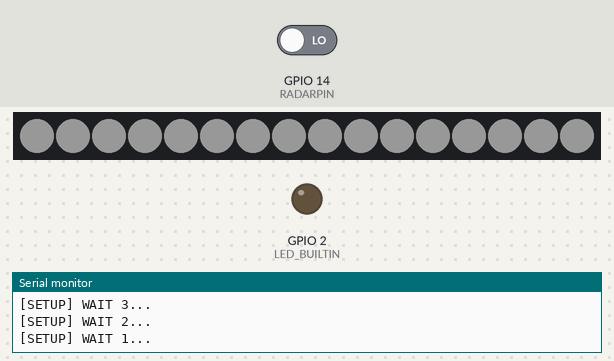
A sketch run on a simulated ESP8266 (NodeMCU). Parts: 16 RGB LEDs in strip order, left to right, output pins drawn as LEDs (lit = HIGH, except the on-board LED, lit = LOW), the last lines printed to the serial monitor. The inputs (shaded band) are chosen by the test bench; at power-on: GPIO 14 (RADARPIN) LOW. Dim RGB values are drawn brighter than linear; WiFi joins after 1.5 s; servers stay silent unless stated; random numbers use the default seed unless the sketch sets one.

Above: at 5.2 s.
5.3 s: GPIO 14 (RADARPIN) driven HIGH
At 7.8 s:
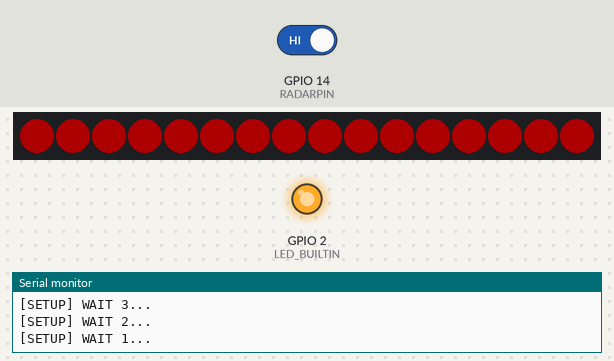
7.9 s: GPIO 14 (RADARPIN) driven LOW
At 9.57 s:
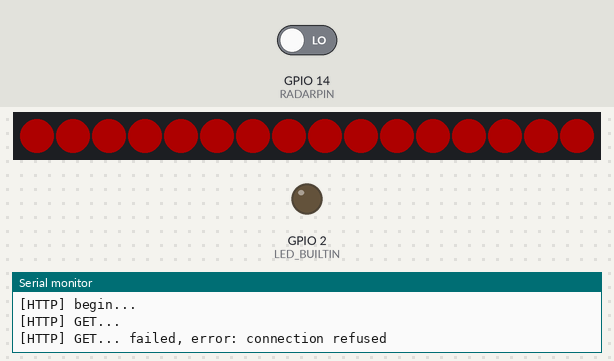
10.9 s: GPIO 14 (RADARPIN) driven HIGH
At 11.47 s:
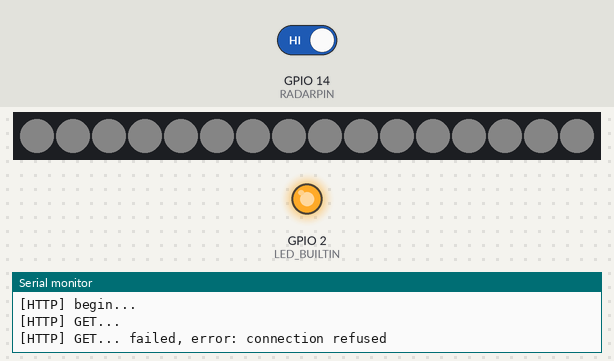
Timing chart, 0 to 13.9 s (numbered marks = the images above; inputs shaded):
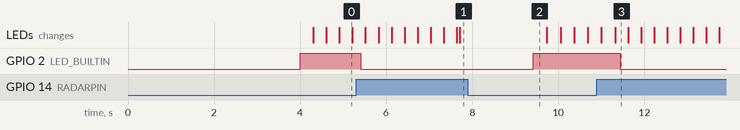

Measured:
- after the input at 5.3 s, GPIO 2 (LED_BUILTIN): HIGH → LOW after 0.11 s
- after the input at 7.9 s, GPIO 2 (LED_BUILTIN): LOW → HIGH after 1.5 s
- after the input at 10.9 s, GPIO 2 (LED_BUILTIN): HIGH → LOW after 0.54 s

The sketch:

NODEMCU_Pumpan.ino
```cpp
// Skapad av Ispep
// Projektsidan: https://www.automatiserar.se/uppkopplad-pumpa/

#include <Adafruit_NeoPixel.h>
#ifdef __AVR__
  #include <avr/power.h>
#endif

#include <Arduino.h>

#include <ESP8266WiFi.h>
#include <ESP8266WiFiMulti.h>
#include <ESP8266HTTPClient.h>
#define USE_SERIAL Serial
ESP8266WiFiMulti WiFiMulti;

// Which pin on the Arduino is connected to the NeoPixels?
// On a Trinket or Gemma we suggest changing this to 1
#define PIN            4

// How many NeoPixels are attached to the Arduino?
#define NUMPIXELS      16

const int RADARPIN = 14; // Anger vilken pinne man har rader / pir på.
const int LEDPINNEN = 5; // Anger vilken pinne man har satt en LED på
int slumpadDelay = 10; // används för vitt ljus
Adafruit_NeoPixel pixels = Adafruit_NeoPixel(NUMPIXELS, PIN, NEO_GRB + NEO_KHZ800);

// Lägger till WIFI


// the setup function runs once when you press reset or power the board
void setup() {
  // initialize digital pin LED_BUILTIN as an output.
  pinMode(LED_BUILTIN, OUTPUT);
  pinMode(RADARPIN, INPUT);   // Sätter upp radar pinnen
 // pinMode(LEDPINNEN, OUTPUT); // Sätter upp led pinnnen.

#if defined (__AVR_ATtiny85__)
  if (F_CPU == 16000000) clock_prescale_set(clock_div_1);
#endif
  // End of trinket special code

  pixels.begin(); // This initializes the NeoPixel library.

  // WIFI

  USE_SERIAL.begin(115200);
   // USE_SERIAL.setDebugOutput(true);

    USE_SERIAL.println();
    USE_SERIAL.println();
    USE_SERIAL.println();

    for(uint8_t t = 4; t > 0; t--) {
        USE_SERIAL.printf("[SETUP] WAIT %d...\n", t);
        USE_SERIAL.flush();
        delay(1000);
    }

    WiFiMulti.addAP("MITTWIFINAMN", "MITTWIFIPASS");
}

// the loop function runs over and over again forever
void loop() {

  if (digitalRead(RADARPIN) == HIGH){
   // Något detekterades av radarn.

      digitalWrite(LED_BUILTIN, LOW);   // turn the LED on (HIGH is the voltage level)
      pulseRed(5);

      // SKICKA LARM TILL MASTERN

          if((WiFiMulti.run() == WL_CONNECTED)) {

        HTTPClient http;

        USE_SERIAL.print("[HTTP] begin...\n");
        // configure traged server and url
        //http.begin("https://10.20.0.30:86/PUMPAN/LARM", "7a 9c f4 db 40 d3 62 5a 6e 21 bc 5c cc 66 c8 3e a1 45 59 38"); //HTTPS
        http.begin("http://10.20.0.30:86/PUMPAN/LARM"); //HTTP

        USE_SERIAL.print("[HTTP] GET...\n");
        // start connection and send HTTP header
        int httpCode = http.GET();

        // httpCode will be negative on error
        if(httpCode > 0) {
            // HTTP header has been send and Server response header has been handled
            USE_SERIAL.printf("[HTTP] GET... code: %d\n", httpCode);

            // file found at server
            if(httpCode == HTTP_CODE_OK) {
                String payload = http.getString();
                USE_SERIAL.println(payload);
            }
        } else {
            USE_SERIAL.printf("[HTTP] GET... failed, error: %s\n", http.errorToString(httpCode).c_str());
        }

        http.end();
    }

      // SLUT LARM

  }
  else{
  // Återställ, det är nu klart att radarn kört klart.
    digitalWrite(LED_BUILTIN, HIGH);    // turn the LED off by making the voltage LOW
    slumpadDelay = random(5, 50);
    pulseWhite(slumpadDelay);

  }


  //delay(100);                       // wait for a second
}


void pulseRed(uint8_t wait) {
  for(int j = 50; j < 256 ; j++){
      for(uint16_t i=0; i<pixels.numPixels(); i++) {
          pixels.setPixelColor(i, pixels.Color(j,0,0 ) );
        }
        delay(wait);
        pixels.show();
      }

  for(int j = 255; j >= 50 ; j--){
      for(uint16_t i=0; i<pixels.numPixels(); i++) {
          pixels.setPixelColor(i, pixels.Color(j,0,0 ) );
        }
        delay(wait);
        pixels.show();
      }

}


void pulseWhite(uint8_t wait) {
  for(int j = 5; j < 30 ; j++){
      for(uint16_t i=0; i<pixels.numPixels(); i++) {
          pixels.setPixelColor(i, pixels.Color(j,j,j) );

        }
        delay(wait);
        pixels.show();
      }

  for(int j = 30; j >= 5 ; j--){
      for(uint16_t i=0; i<pixels.numPixels(); i++) {
          pixels.setPixelColor(i, pixels.Color(j,j,j) );
        }
        delay(wait);
        pixels.show();
      }
}
```
